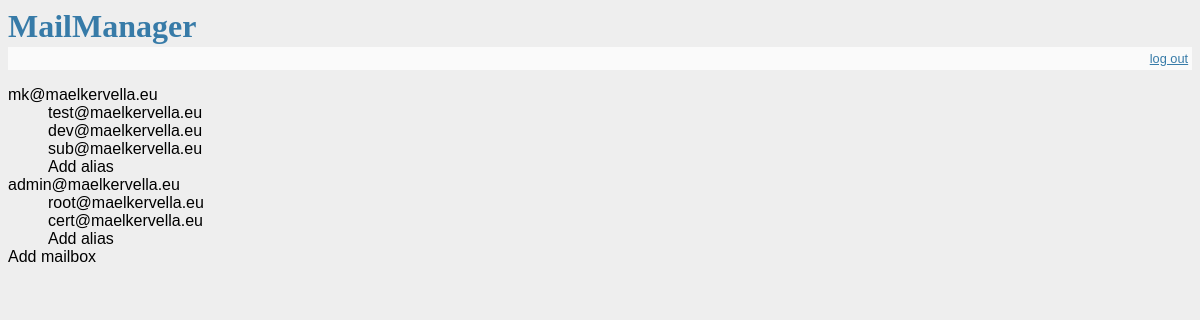
The page / (signed in) on the database its author committed.
### tables this page shows
CREATE TABLE mailboxes (
    id integer primary key autoincrement,
    address text not null unique
);

CREATE TABLE aliases (
    id integer primary key autoincrement,
    address text not null unique,
    target_id integer
);

### main.py (the view)
@app.route('/', methods=['GET'])
def welcome():
    if not session.get('logged_in') :
        return redirect( url_for( 'login' ) )
    else :
        mails = []
        db = get_db()
        cur = db.execute('SELECT id, address FROM mailboxes')
        mailboxes = cur.fetchall()
        for mailbox in mailboxes :
            cur = db.execute('SELECT id, address FROM aliases WHERE target_id=?',
                    [mailbox['id']])
            aliases = cur.fetchall()
            mails.append ({'address': mailbox['address'],
                            'id': mailbox['id'],
                            'aliases' : aliases})
        return render_template('welcome.html', mails=mails)

### main.py (called while the page is built)
def connect_db():
    rv = sqlite3.connect(app.config['DATABASE'])
    rv.row_factory = sqlite3.Row
    return rv

def get_db():
    if not hasattr(g, 'sqlite_db'):
        g.sqlite_db = connect_db()
    return g.sqlite_db

### templates/welcome.html
{% extends "layout.html" %}
{% block body %}
<dl>
    {% for m in mails %}
    <dt>{{ m.address }}</dt>
        {% for a in m.aliases %}
        <dd>{{ a.address }}</dd>
        {% endfor %}
	<dd><a href="{{ url_for('add_alias', id=m.id) }}" class="button">Add alias</a></dd>
    {% endfor %}
    <dt><a href="{{ url_for('add_mailbox') }}" class="button">Add mailbox</a></dt>
</dl>
{% endblock %}

### templates/layout.html (shortened to what this page needs)
<!doctype html>
<link rel=stylesheet type=text/css href="{{ url_for('static', filename='style.css') }}">
    <h1>MailManager</h1>
    <div class=metanav>
    {% if not session.logged_in %}
        <a href="{{ url_for('login') }}">log in</a>
    {% else %}
    	<a href="{{ url_for('logout') }}">log out</a>
    {% endif %}
        </div>
    {% block body %}{% endblock %}

### static/style.css (style rules this page uses)
a, h1, h2 { color: #377ba8; }
h1, h2 { font-family: 'Georgia', serif; margin: 0; }
h1 { border-bottom: 2px solid #eee; }
.metanav { text-align: right; font-size: 0.8em; padding: 0.3em; margin-bottom: 1em; background: #fafafa; }
a.button { -webkit-appearance: button; -moz-appearance: button; appearance: button; text-decoration: none; color: initial; }

### rows shown on the page
mailboxes: address "mk@maelkervella.eu"
aliases: address "test@maelkervella.eu"
aliases: address "dev@maelkervella.eu"
aliases: address "sub@maelkervella.eu"
mailboxes: address "admin@maelkervella.eu"
aliases: address "root@maelkervella.eu"
aliases: address "cert@maelkervella.eu"
